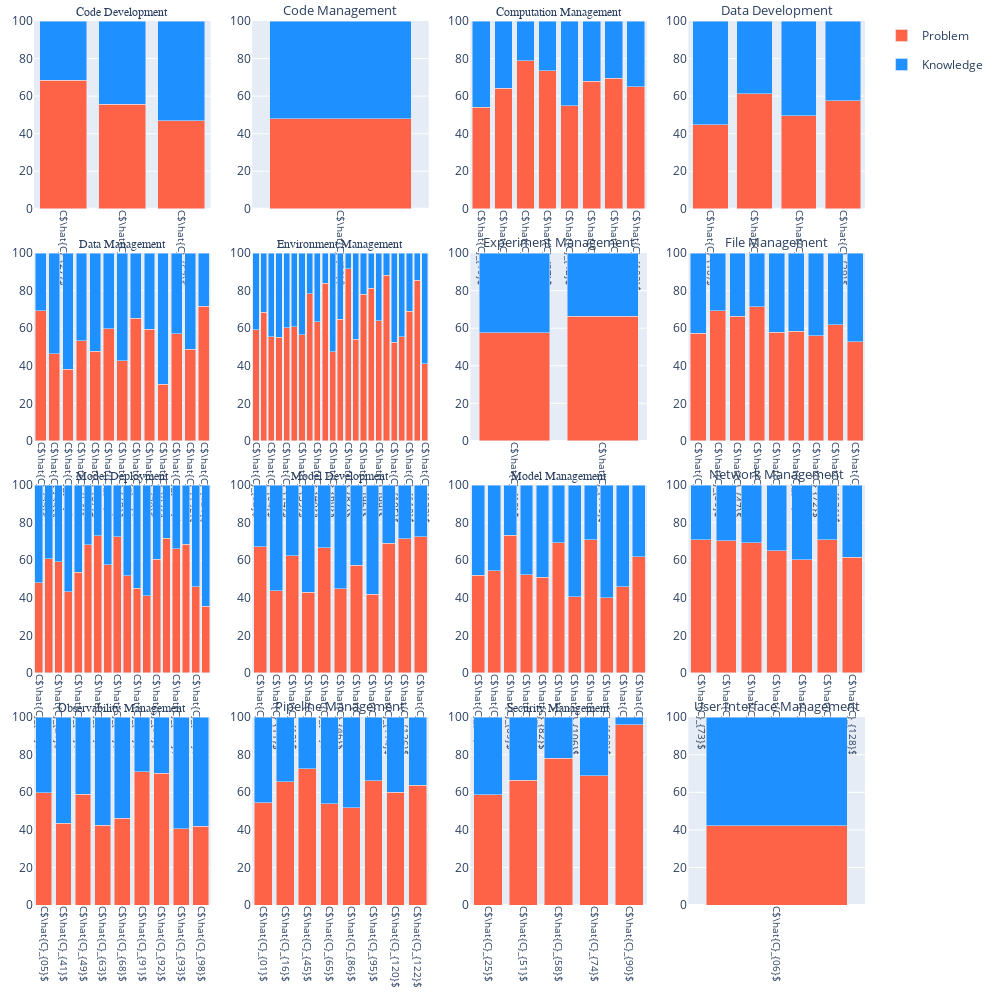

Notebook code for this chart:
### Code cell
df = pd.read_json(os.path.join(path_rq12, 'macro-topics.json'))

color_map = {
    'Problem': 'tomato',
    'Knowledge': 'dodgerblue',
}
rows = cols = math.ceil(math.sqrt(df['Challenge_topic_macro'].nunique()))
fig = make_subplots(rows=rows, cols=cols, horizontal_spacing=0.05, vertical_spacing=0.05, subplot_titles=[macro_topic_indexing[i] for i in sorted(df['Challenge_topic_macro'].unique())])

for macro_name, macro_group in df.groupby('Challenge_topic_macro', sort=True):
    categories = []
    frequency_p = []
    frequency_k = [] 
    
    for name, group in macro_group.groupby('Challenge_topic'):
        name = r'$\hat{C}_{0' + str(name+1) + '}$' if name < 9 else r'$\hat{C}_{' + str(name+1) + '}$'
        categories.append(f'C{name}')
        frequency_p.append(len(group[group['Challenge_type'] == 'problem'])/len(group)*100)
        frequency_k.append(len(group[group['Challenge_type'] == 'knowledge'])/len(group)*100)
    
    row = macro_name // rows + 1
    col = macro_name % cols + 1
    show_legend = True if macro_name == 0 else False
    
    fig.add_trace(go.Bar(
        name='Problem', 
        x=categories, 
        y=frequency_p, 
        legendgroup='Problem', 
        marker_color=color_map['Problem'],
        showlegend=show_legend
    ), row=row, col=col)
    fig.add_trace(go.Bar(
        name='Knowledge', 
        x=categories, 
        y=frequency_k, 
        legendgroup='Knowledge', 
        marker_color=color_map['Knowledge'],
        showlegend=show_legend
    ), row=row, col=col)
    fig.update_xaxes(
        tickangle=90, 
        tickfont=dict(size=10), 
        row=row, 
        col=col
    )

fig.update_yaxes(range=[0, 100])
fig.update_layout(
    barmode='stack',
    width=1000, 
    height=1000,
    margin=go.layout.Margin(
        l=20,  # left margin
        r=20,  # right margin
        b=20,  # bottom margin
        t=20,  # top margin
    )
)
fig.update_annotations(dict(font_size=13))
# Loop through annotations to set specific titles to bold
for annotation in fig['layout']['annotations']:
    if annotation['text'] in significant_macro_topics:
        annotation['font'] = dict(family="Arial Black")
fig.show()
# fig.write_image(os.path.join(path_rq12, 'Macro-topics group frequency histogram.pdf'))

### Figure 1 — Plotly figure (JSON) as saved in the notebook; plotly's stock layout.template omitted (floating-point values rounded to 4 significant figures)
{"data": [{"legendgroup": "Problem", "marker": {"color": "tomato"}, "name": "Problem", "showlegend": true, "type": "bar", "x": ["C$\\hat{C}_{27}$", "C$\\hat{C}_{28}$", "C$\\hat{C}_{57}$"], "xaxis": "x", "y": [68.42, 55.71, 46.94], "yaxis": "y"}, {"legendgroup": "Knowledge", "marker": {"color": "dodgerblue"}, "name": "Knowledge", "showlegend": true, "type": "bar", "x": ["C$\\hat{C}_{27}$", "C$\\hat{C}_{28}$", "C$\\hat{C}_{57}$"], "xaxis": "x", "y": [31.58, 44.29, 53.06], "yaxis": "y"}, {"legendgroup": "Problem", "marker": {"color": "tomato"}, "name": "Problem", "showlegend": false, "type": "bar", "x": ["C$\\hat{C}_{30}$"], "xaxis": "x2", "y": [48.04], "yaxis": "y2"}, {"legendgroup": "Knowledge", "marker": {"color": "dodgerblue"}, "name": "Knowledge", "showlegend": false, "type": "bar", "x": ["C$\\hat{C}_{30}$"], "xaxis": "x2", "y": [51.96], "yaxis": "y2"}, {"legendgroup": "Problem", "marker": {"color": "tomato"}, "name": "Problem", "showlegend": false, "type": "bar", "x": ["C$\\hat{C}_{19}$", "C$\\hat{C}_{24}$", "C$\\hat{C}_{34}$", "C$\\hat{C}_{37}$", "C$\\hat{C}_{42}$", "C$\\hat{C}_{44}$", "C$\\hat{C}_{61}$", "C$\\hat{C}_{102}$"], "xaxis": "x3", "y": [54.14, 64.12, 78.85, 73.5, 54.81, 68.06, 69.57, 65.12], "yaxis": "y3"}, {"legendgroup": "Knowledge", "marker": {"color": "dodgerblue"}, "name": "Knowledge", "showlegend": false, "type": "bar", "x": ["C$\\hat{C}_{19}$", "C$\\hat{C}_{24}$", "C$\\hat{C}_{34}$", "C$\\hat{C}_{37}$", "C$\\hat{C}_{42}$", "C$\\hat{C}_{44}$", "C$\\hat{C}_{61}$", "C$\\hat{C}_{102}$"], "xaxis": "x3", "y": [45.86, 35.88, 21.15, 26.5, 45.19, 31.94, 30.43, 34.88], "yaxis": "y3"}, {"legendgroup": "Problem", "marker": {"color": "tomato"}, "name": "Problem", "showlegend": false, "type": "bar", "x": ["C$\\hat{C}_{10}$", "C$\\hat{C}_{13}$", "C$\\hat{C}_{22}$", "C$\\hat{C}_{29}$"], "xaxis": "x4", "y": [44.83, 61.15, 49.65, 57.45], "yaxis": "y4"}, {"legendgroup": "Knowledge", "marker": {"color": "dodgerblue"}, "name": "Knowledge", "showlegend": false, "type": "bar", "x": ["C$\\hat{C}_{10}$", "C$\\hat{C}_{13}$", "C$\\hat{C}_{22}$", "C$\\hat{C}_{29}$"], "xaxis": "x4", "y": [55.17, 38.85, 50.35, 42.55], "yaxis": "y4"}, {"legendgroup": "Problem", "marker": {"color": "tomato"}, "name": "Problem", "showlegend": false, "type": "bar", "x": ["C$\\hat{C}_{33}$", "C$\\hat{C}_{35}$", "C$\\hat{C}_{38}$", "C$\\hat{C}_{54}$", "C$\\hat{C}_{67}$", "C$\\hat{C}_{75}$", "C$\\hat{C}_{76}$", "C$\\hat{C}_{78}$", "C$\\hat{C}_{79}$", "C$\\hat{C}_{89}$", "C$\\hat{C}_{117}$", "C$\\hat{C}_{125}$", "C$\\hat{C}_{131}$"], "xaxis": "x5", "y": [69.32, 46.34, 38.14, 53.33, 47.62, 59.72, 42.68, 65.28, 59.42, 30.26, 57.14, 48.78, 71.74], "yaxis": "y5"}, {"legendgroup": "Knowledge", "marker": {"color": "dodgerblue"}, "name": "Knowledge", "showlegend": false, "type": "bar", "x": ["C$\\hat{C}_{33}$", "C$\\hat{C}_{35}$", "C$\\hat{C}_{38}$", "C$\\hat{C}_{54}$", "C$\\hat{C}_{67}$", "C$\\hat{C}_{75}$", "C$\\hat{C}_{76}$", "C$\\hat{C}_{78}$", "C$\\hat{C}_{79}$", "C$\\hat{C}_{89}$", "C$\\hat{C}_{117}$", "C$\\hat{C}_{125}$", "C$\\hat{C}_{131}$"], "xaxis": "x5", "y": [30.68, 53.66, 61.86, 46.67, 52.38, 40.28, 57.32, 34.72, 40.58, 69.74, 42.86, 51.22, 28.26], "yaxis": "y5"}, {"legendgroup": "Problem", "marker": {"color": "tomato"}, "name": "Problem", "showlegend": false, "type": "bar", "x": ["C$\\hat{C}_{02}$", "C$\\hat{C}_{03}$", "C$\\hat{C}_{04}$", "C$\\hat{C}_{07}$", "C$\\hat{C}_{14}$", "C$\\hat{C}_{15}$", "C$\\hat{C}_{39}$", "C$\\hat{C}_{40}$", "C$\\hat{C}_{48}$", "C$\\hat{C}_{52}$", "C$\\hat{C}_{60}$", "C$\\hat{C}_{64}$", "C$\\hat{C}_{87}$", "C$\\hat{C}_{88}$", "C$\\hat{C}_{96}$", "C$\\hat{C}_{97}$", "C$\\hat{C}_{99}$", "C$\\hat{C}_{101}$", "C$\\hat{C}_{105}$", "C$\\hat{C}_{107}$", "C$\\hat{C}_{110}$", "C$\\hat{C}_{115}$", "C$\\hat{C}_{123}$"], "xaxis": "x6", "y": [59.06, 68.61, 55.45, 55.19, 60.26, 60.82, 56.64, 78.29, 63.54, 84, 47.54, 64.71, 91.67, 54, 78.08, 81.25, 63.86, 88.14, 52.63, 55.56, 69.05, 85.48, 41.18], "yaxis": "y6"}, {"legendgroup": "Knowledge", "marker": {"color": "dodgerblue"}, "name": "Knowledge", "showlegend": false, "type": "bar", "x": ["C$\\hat{C}_{02}$", "C$\\hat{C}_{03}$", "C$\\hat{C}_{04}$", "C$\\hat{C}_{07}$", "C$\\hat{C}_{14}$", "C$\\hat{C}_{15}$", "C$\\hat{C}_{39}$", "C$\\hat{C}_{40}$", "C$\\hat{C}_{48}$", "C$\\hat{C}_{52}$", "C$\\hat{C}_{60}$", "C$\\hat{C}_{64}$", "C$\\hat{C}_{87}$", "C$\\hat{C}_{88}$", "C$\\hat{C}_{96}$", "C$\\hat{C}_{97}$", "C$\\hat{C}_{99}$", "C$\\hat{C}_{101}$", "C$\\hat{C}_{105}$", "C$\\hat{C}_{107}$", "C$\\hat{C}_{110}$", "C$\\hat{C}_{115}$", "C$\\hat{C}_{123}$"], "xaxis": "x6", "y": [40.94, 31.39, 44.55, 44.81, 39.74, 39.18, 43.36, 21.71, 36.46, 16, 52.46, 35.29, 8.333, 46, 21.92, 18.75, 36.14, 11.86, 47.37, 44.44, 30.95, 14.52, 58.82], "yaxis": "y6"}, {"legendgroup": "Problem", "marker": {"color": "tomato"}, "name": "Problem", "showlegend": false, "type": "bar", "x": ["C$\\hat{C}_{18}$", "C$\\hat{C}_{116}$"], "xaxis": "x7", "y": [57.64, 66.43], "yaxis": "y7"}, {"legendgroup": "Knowledge", "marker": {"color": "dodgerblue"}, "name": "Knowledge", "showlegend": false, "type": "bar", "x": ["C$\\hat{C}_{18}$", "C$\\hat{C}_{116}$"], "xaxis": "x7", "y": [42.36, 33.57], "yaxis": "y7"}, {"legendgroup": "Problem", "marker": {"color": "tomato"}, "name": "Problem", "showlegend": false, "type": "bar", "x": ["C$\\hat{C}_{26}$", "C$\\hat{C}_{36}$", "C$\\hat{C}_{47}$", "C$\\hat{C}_{55}$", "C$\\hat{C}_{59}$", "C$\\hat{C}_{70}$", "C$\\hat{C}_{72}$", "C$\\hat{C}_{121}$", "C$\\hat{C}_{129}$"], "xaxis": "x8", "y": [57.35, 69.4, 66.27, 71.54, 57.72, 58.33, 56.0, 61.9, 52.78], "yaxis": "y8"}, {"legendgroup": "Knowledge", "marker": {"color": "dodgerblue"}, "name": "Knowledge", "showlegend": false, "type": "bar", "x": ["C$\\hat{C}_{26}$", "C$\\hat{C}_{36}$", "C$\\hat{C}_{47}$", "C$\\hat{C}_{55}$", "C$\\hat{C}_{59}$", "C$\\hat{C}_{70}$", "C$\\hat{C}_{72}$", "C$\\hat{C}_{121}$", "C$\\hat{C}_{129}$"], "xaxis": "x8", "y": [42.65, 30.6, 33.73, 28.46, 42.28, 41.67, 44, 38.1, 47.22], "yaxis": "y8"}, {"legendgroup": "Problem", "marker": {"color": "tomato"}, "name": "Problem", "showlegend": false, "type": "bar", "x": ["C$\\hat{C}_{09}$", "C$\\hat{C}_{17}$", "C$\\hat{C}_{21}$", "C$\\hat{C}_{23}$", "C$\\hat{C}_{43}$", "C$\\hat{C}_{50}$", "C$\\hat{C}_{53}$", "C$\\hat{C}_{56}$", "C$\\hat{C}_{66}$", "C$\\hat{C}_{71}$", "C$\\hat{C}_{80}$", "C$\\hat{C}_{84}$", "C$\\hat{C}_{94}$", "C$\\hat{C}_{111}$", "C$\\hat{C}_{118}$", "C$\\hat{C}_{119}$", "C$\\hat{C}_{130}$", "C$\\hat{C}_{132}$"], "xaxis": "x9", "y": [48, 60.9, 59.31, 43.24, 53.61, 68.29, 72.95, 57.58, 72.6, 51.79, 45, 41.1, 60.66, 71.79, 66.04, 68.63, 45.83, 35.42], "yaxis": "y9"}, {"legendgroup": "Knowledge", "marker": {"color": "dodgerblue"}, "name": "Knowledge", "showlegend": false, "type": "bar", "x": ["C$\\hat{C}_{09}$", "C$\\hat{C}_{17}$", "C$\\hat{C}_{21}$", "C$\\hat{C}_{23}$", "C$\\hat{C}_{43}$", "C$\\hat{C}_{50}$", "C$\\hat{C}_{53}$", "C$\\hat{C}_{56}$", "C$\\hat{C}_{66}$", "C$\\hat{C}_{71}$", "C$\\hat{C}_{80}$", "C$\\hat{C}_{84}$", "C$\\hat{C}_{94}$", "C$\\hat{C}_{111}$", "C$\\hat{C}_{118}$", "C$\\hat{C}_{119}$", "C$\\hat{C}_{130}$", "C$\\hat{C}_{132}$"], "xaxis": "x9", "y": [52, 39.1, 40.69, 56.76, 46.39, 31.71, 27.05, 42.42, 27.4, 48.21, 55.0, 58.9, 39.34, 28.21, 33.96, 31.37, 54.17, 64.58], "yaxis": "y9"}, {"legendgroup": "Problem", "marker": {"color": "tomato"}, "name": "Problem", "showlegend": false, "type": "bar", "x": ["C$\\hat{C}_{08}$", "C$\\hat{C}_{11}$", "C$\\hat{C}_{12}$", "C$\\hat{C}_{20}$", "C$\\hat{C}_{31}$", "C$\\hat{C}_{46}$", "C$\\hat{C}_{83}$", "C$\\hat{C}_{100}$", "C$\\hat{C}_{114}$", "C$\\hat{C}_{126}$", "C$\\hat{C}_{133}$"], "xaxis": "x10", "y": [67.21, 43.68, 62.35, 42.95, 66.67, 44.94, 57.38, 41.98, 69.05, 71.43, 72.58], "yaxis": "y10"}, {"legendgroup": "Knowledge", "marker": {"color": "dodgerblue"}, "name": "Knowledge", "showlegend": false, "type": "bar", "x": ["C$\\hat{C}_{08}$", "C$\\hat{C}_{11}$", "C$\\hat{C}_{12}$", "C$\\hat{C}_{20}$", "C$\\hat{C}_{31}$", "C$\\hat{C}_{46}$", "C$\\hat{C}_{83}$", "C$\\hat{C}_{100}$", "C$\\hat{C}_{114}$", "C$\\hat{C}_{126}$", "C$\\hat{C}_{133}$"], "xaxis": "x10", "y": [32.79, 56.32, 37.65, 57.05, 33.33, 55.06, 42.62, 58.02, 30.95, 28.57, 27.42], "yaxis": "y10"}, {"legendgroup": "Problem", "marker": {"color": "tomato"}, "name": "Problem", "showlegend": false, "type": "bar", "x": ["C$\\hat{C}_{32}$", "C$\\hat{C}_{62}$", "C$\\hat{C}_{69}$", "C$\\hat{C}_{77}$", "C$\\hat{C}_{82}$", "C$\\hat{C}_{103}$", "C$\\hat{C}_{106}$", "C$\\hat{C}_{108}$", "C$\\hat{C}_{109}$", "C$\\hat{C}_{112}$", "C$\\hat{C}_{127}$"], "xaxis": "x11", "y": [52.14, 54.43, 73.33, 52.24, 50.9, 69.39, 40.54, 70.83, 40, 45.83, 61.76], "yaxis": "y11"}, {"legendgroup": "Knowledge", "marker": {"color": "dodgerblue"}, "name": "Knowledge", "showlegend": false, "type": "bar", "x": ["C$\\hat{C}_{32}$", "C$\\hat{C}_{62}$", "C$\\hat{C}_{69}$", "C$\\hat{C}_{77}$", "C$\\hat{C}_{82}$", "C$\\hat{C}_{103}$", "C$\\hat{C}_{106}$", "C$\\hat{C}_{108}$", "C$\\hat{C}_{109}$", "C$\\hat{C}_{112}$", "C$\\hat{C}_{127}$"], "xaxis": "x11", "y": [47.86, 45.57, 26.67, 47.76, 49.1, 30.61, 59.46, 29.17, 60, 54.17, 38.24], "yaxis": "y11"}, {"legendgroup": "Problem", "marker": {"color": "tomato"}, "name": "Problem", "showlegend": false, "type": "bar", "x": ["C$\\hat{C}_{73}$", "C$\\hat{C}_{81}$", "C$\\hat{C}_{85}$", "C$\\hat{C}_{104}$", "C$\\hat{C}_{113}$", "C$\\hat{C}_{124}$", "C$\\hat{C}_{128}$"], "xaxis": "x12", "y": [70.97, 70.27, 69.37, 65, 60.38, 70.83, 61.54], "yaxis": "y12"}, {"legendgroup": "Knowledge", "marker": {"color": "dodgerblue"}, "name": "Knowledge", "showlegend": false, "type": "bar", "x": ["C$\\hat{C}_{73}$", "C$\\hat{C}_{81}$", "C$\\hat{C}_{85}$", "C$\\hat{C}_{104}$", "C$\\hat{C}_{113}$", "C$\\hat{C}_{124}$", "C$\\hat{C}_{128}$"], "xaxis": "x12", "y": [29.03, 29.73, 30.63, 35, 39.62, 29.17, 38.46], "yaxis": "y12"}, {"legendgroup": "Problem", "marker": {"color": "tomato"}, "name": "Problem", "showlegend": false, "type": "bar", "x": ["C$\\hat{C}_{05}$", "C$\\hat{C}_{41}$", "C$\\hat{C}_{49}$", "C$\\hat{C}_{63}$", "C$\\hat{C}_{68}$", "C$\\hat{C}_{91}$", "C$\\hat{C}_{92}$", "C$\\hat{C}_{93}$", "C$\\hat{C}_{98}$"], "xaxis": "x13", "y": [59.7, 43.52, 59.09, 42.37, 46.05, 70.97, 70.15, 40.62, 41.94], "yaxis": "y13"}, {"legendgroup": "Knowledge", "marker": {"color": "dodgerblue"}, "name": "Knowledge", "showlegend": false, "type": "bar", "x": ["C$\\hat{C}_{05}$", "C$\\hat{C}_{41}$", "C$\\hat{C}_{49}$", "C$\\hat{C}_{63}$", "C$\\hat{C}_{68}$", "C$\\hat{C}_{91}$", "C$\\hat{C}_{92}$", "C$\\hat{C}_{93}$", "C$\\hat{C}_{98}$"], "xaxis": "x13", "y": [40.3, 56.48, 40.91, 57.63, 53.95, 29.03, 29.85, 59.38, 58.06], "yaxis": "y13"}, {"legendgroup": "Problem", "marker": {"color": "tomato"}, "name": "Problem", "showlegend": false, "type": "bar", "x": ["C$\\hat{C}_{01}$", "C$\\hat{C}_{16}$", "C$\\hat{C}_{45}$", "C$\\hat{C}_{65}$", "C$\\hat{C}_{86}$", "C$\\hat{C}_{95}$", "C$\\hat{C}_{120}$", "C$\\hat{C}_{122}$"], "xaxis": "x14", "y": [54.56, 65.49, 72.48, 53.95, 51.72, 66.15, 60, 63.77], "yaxis": "y14"}, {"legendgroup": "Knowledge", "marker": {"color": "dodgerblue"}, "name": "Knowledge", "showlegend": false, "type": "bar", "x": ["C$\\hat{C}_{01}$", "C$\\hat{C}_{16}$", "C$\\hat{C}_{45}$", "C$\\hat{C}_{65}$", "C$\\hat{C}_{86}$", "C$\\hat{C}_{95}$", "C$\\hat{C}_{120}$", "C$\\hat{C}_{122}$"], "xaxis": "x14", "y": [45.44, 34.51, 27.52, 46.05, 48.28, 33.85, 40, 36.23], "yaxis": "y14"}, {"legendgroup": "Problem", "marker": {"color": "tomato"}, "name": "Problem", "showlegend": false, "type": "bar", "x": ["C$\\hat{C}_{25}$", "C$\\hat{C}_{51}$", "C$\\hat{C}_{58}$", "C$\\hat{C}_{74}$", "C$\\hat{C}_{90}$"], "xaxis": "x15", "y": [58.59, 66.36, 78.08, 68.67, 96], "yaxis": "y15"}, {"legendgroup": "Knowledge", "marker": {"color": "dodgerblue"}, "name": "Knowledge", "showlegend": false, "type": "bar", "x": ["C$\\hat{C}_{25}$", "C$\\hat{C}_{51}$", "C$\\hat{C}_{58}$", "C$\\hat{C}_{74}$", "C$\\hat{C}_{90}$"], "xaxis": "x15", "y": [41.41, 33.64, 21.92, 31.33, 4], "yaxis": "y15"}, {"legendgroup": "Problem", "marker": {"color": "tomato"}, "name": "Problem", "showlegend": false, "type": "bar", "x": ["C$\\hat{C}_{06}$"], "xaxis": "x16", "y": [42.25], "yaxis": "y16"}, {"legendgroup": "Knowledge", "marker": {"color": "dodgerblue"}, "name": "Knowledge", "showlegend": false, "type": "bar", "x": ["C$\\hat{C}_{06}$"], "xaxis": "x16", "y": [57.75], "yaxis": "y16"}], "layout": {"annotations": [{"font": {"family": "Arial Black"}, "showarrow": false, "text": "Code Development", "x": 0.1062, "xanchor": "center", "xref": "paper", "y": 1, "yanchor": "bottom", "yref": "paper"}, {"font": {"size": 13}, "showarrow": false, "text": "Code Management", "x": 0.3688, "xanchor": "center", "xref": "paper", "y": 1, "yanchor": "bottom", "yref": "paper"}, {"font": {"family": "Arial Black"}, "showarrow": false, "text": "Computation Management", "x": 0.6313, "xanchor": "center", "xref": "paper", "y": 1, "yanchor": "bottom", "yref": "paper"}, {"font": {"size": 13}, "showarrow": false, "text": "Data Development", "x": 0.8938, "xanchor": "center", "xref": "paper", "y": 1, "yanchor": "bottom", "yref": "paper"}, {"font": {"family": "Arial Black"}, "showarrow": false, "text": "Data Management", "x": 0.1062, "xanchor": "center", "xref": "paper", "y": 0.7375, "yanchor": "bottom", "yref": "paper"}, {"font": {"family": "Arial Black"}, "showarrow": false, "text": "Environment Management", "x": 0.3688, "xanchor": "center", "xref": "paper", "y": 0.7375, "yanchor": "bottom", "yref": "paper"}, {"font": {"size": 13}, "showarrow": false, "text": "Experiment Management", "x": 0.6313, "xanchor": "center", "xref": "paper", "y": 0.7375, "yanchor": "bottom", "yref": "paper"}, {"font": {"size": 13}, "showarrow": false, "text": "File Management", "x": 0.8938, "xanchor": "center", "xref": "paper", "y": 0.7375, "yanchor": "bottom", "yref": "paper"}, {"font": {"family": "Arial Black"}, "showarrow": false, "text": "Model Deployment", "x": 0.1062, "xanchor": "center", "xref": "paper", "y": 0.475, "yanchor": "bottom", "yref": "paper"}, {"font": {"family": "Arial Black"}, "showarrow": false, "text": "Model Development", "x": 0.3688, "xanchor": "center", "xref": "paper", "y": 0.475, "yanchor": "bottom", "yref": "paper"}, {"font": {"family": "Arial Black"}, "showarrow": false, "text": "Model Management", "x": 0.6313, "xanchor": "center", "xref": "paper", "y": 0.475, "yanchor": "bottom", "yref": "paper"}, {"font": {"size": 13}, "showarrow": false, "text": "Network Management", "x": 0.8938, "xanchor": "center", "xref": "paper", "y": 0.475, "yanchor": "bottom", "yref": "paper"}, {"font": {"family": "Arial Black"}, "showarrow": false, "text": "Observability Management", "x": 0.1062, "xanchor": "center", "xref": "paper", "y": 0.2125, "yanchor": "bottom", "yref": "paper"}, {"font": {"size": 13}, "showarrow": false, "text": "Pipeline Management", "x": 0.3688, "xanchor": "center", "xref": "paper", "y": 0.2125, "yanchor": "bottom", "yref": "paper"}, {"font": {"family": "Arial Black"}, "showarrow": false, "text": "Security Management", "x": 0.6313, "xanchor": "center", "xref": "paper", "y": 0.2125, "yanchor": "bottom", "yref": "paper"}, {"font": {"size": 13}, "showarrow": false, "text": "User Interface Management", "x": 0.8938, "xanchor": "center", "xref": "paper", "y": 0.2125, "yanchor": "bottom", "yref": "paper"}], "barmode": "stack", "height": 1000, "margin": {"b": 20, "l": 20, "r": 20, "t": 20}, "width": 1000, "xaxis": {"anchor": "y", "domain": [0, 0.2125], "tickangle": 90, "tickfont": {"size": 10}}, "xaxis10": {"anchor": "y10", "domain": [0.2625, 0.475], "tickangle": 90, "tickfont": {"size": 10}}, "xaxis11": {"anchor": "y11", "domain": [0.525, 0.7375], "tickangle": 90, "tickfont": {"size": 10}}, "xaxis12": {"anchor": "y12", "domain": [0.7875, 1], "tickangle": 90, "tickfont": {"size": 10}}, "xaxis13": {"anchor": "y13", "domain": [0, 0.2125], "tickangle": 90, "tickfont": {"size": 10}}, "xaxis14": {"anchor": "y14", "domain": [0.2625, 0.475], "tickangle": 90, "tickfont": {"size": 10}}, "xaxis15": {"anchor": "y15", "domain": [0.525, 0.7375], "tickangle": 90, "tickfont": {"size": 10}}, "xaxis16": {"anchor": "y16", "domain": [0.7875, 1], "tickangle": 90, "tickfont": {"size": 10}}, "xaxis2": {"anchor": "y2", "domain": [0.2625, 0.475], "tickangle": 90, "tickfont": {"size": 10}}, "xaxis3": {"anchor": "y3", "domain": [0.525, 0.7375], "tickangle": 90, "tickfont": {"size": 10}}, "xaxis4": {"anchor": "y4", "domain": [0.7875, 1], "tickangle": 90, "tickfont": {"size": 10}}, "xaxis5": {"anchor": "y5", "domain": [0, 0.2125], "tickangle": 90, "tickfont": {"size": 10}}, "xaxis6": {"anchor": "y6", "domain": [0.2625, 0.475], "tickangle": 90, "tickfont": {"size": 10}}, "xaxis7": {"anchor": "y7", "domain": [0.525, 0.7375], "tickangle": 90, "tickfont": {"size": 10}}, "xaxis8": {"anchor": "y8", "domain": [0.7875, 1], "tickangle": 90, "tickfont": {"size": 10}}, "xaxis9": {"anchor": "y9", "domain": [0, 0.2125], "tickangle": 90, "tickfont": {"size": 10}}, "yaxis": {"anchor": "x", "domain": [0.7875, 1], "range": [0, 100]}, "yaxis10": {"anchor": "x10", "domain": [0.2625, 0.475], "range": [0, 100]}, "yaxis11": {"anchor": "x11", "domain": [0.2625, 0.475], "range": [0, 100]}, "yaxis12": {"anchor": "x12", "domain": [0.2625, 0.475], "range": [0, 100]}, "yaxis13": {"anchor": "x13", "domain": [0, 0.2125], "range": [0, 100]}, "yaxis14": {"anchor": "x14", "domain": [0, 0.2125], "range": [0, 100]}, "yaxis15": {"anchor": "x15", "domain": [0, 0.2125], "range": [0, 100]}, "yaxis16": {"anchor": "x16", "domain": [0, 0.2125], "range": [0, 100]}, "yaxis2": {"anchor": "x2", "domain": [0.7875, 1], "range": [0, 100]}, "yaxis3": {"anchor": "x3", "domain": [0.7875, 1], "range": [0, 100]}, "yaxis4": {"anchor": "x4", "domain": [0.7875, 1], "range": [0, 100]}, "yaxis5": {"anchor": "x5", "domain": [0.525, 0.7375], "range": [0, 100]}, "yaxis6": {"anchor": "x6", "domain": [0.525, 0.7375], "range": [0, 100]}, "yaxis7": {"anchor": "x7", "domain": [0.525, 0.7375], "range": [0, 100]}, "yaxis8": {"anchor": "x8", "domain": [0.525, 0.7375], "range": [0, 100]}, "yaxis9": {"anchor": "x9", "domain": [0.2625, 0.475], "range": [0, 100]}}}
